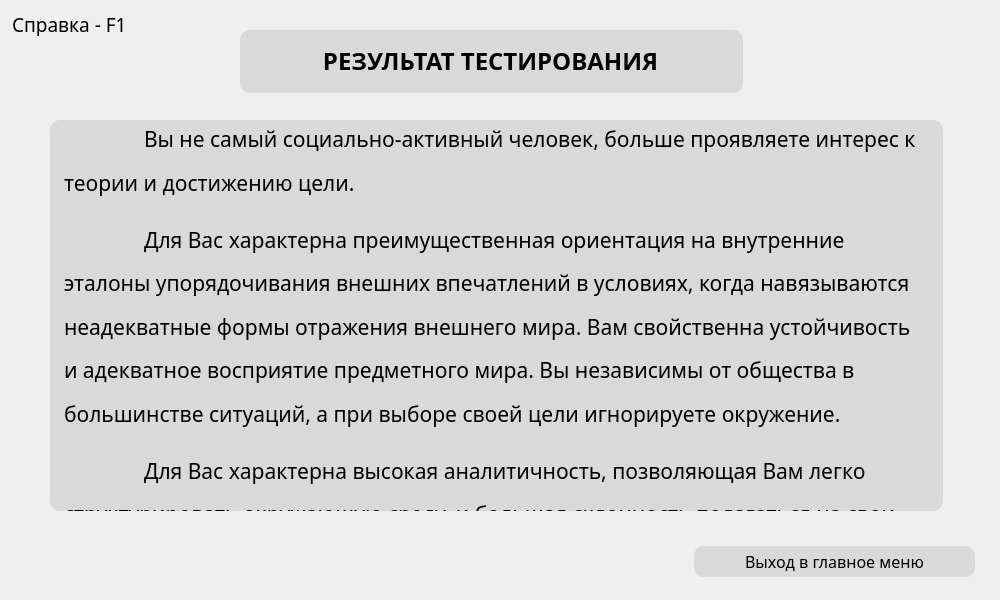
<?xml version="1.0" encoding="UTF-8"?>
<ui version="4.0">
 <class>UserResultTorstonWidget</class>
 <widget class="QWidget" name="UserResultTorstonWidget">
  <property name="geometry">
   <rect>
    <x>0</x>
    <y>0</y>
    <width>1000</width>
    <height>600</height>
   </rect>
  </property>
  <property name="windowTitle">
   <string>Form</string>
  </property>
  <property name="styleSheet">
   <string notr="true">QWidget#UserResultTorstonWidget {
           background-image: url(&quot;:/pictures/back.png&quot;);
}</string>
  </property>
  <widget class="QLabel" name="username">
   <property name="geometry">
    <rect>
     <x>50</x>
     <y>546</y>
     <width>309</width>
     <height>24</height>
    </rect>
   </property>
   <property name="font">
    <font>
     <family>Montserrat Medium</family>
     <pointsize>14</pointsize>
    </font>
   </property>
   <property name="styleSheet">
    <string notr="true">color: rgb(255, 255, 255);</string>
   </property>
   <property name="text">
    <string/>
   </property>
   <property name="alignment">
    <set>Qt::AlignCenter</set>
   </property>
   <property name="margin">
    <number>0</number>
   </property>
  </widget>
  <widget class="QPushButton" name="tothemain">
   <property name="geometry">
    <rect>
     <x>694</x>
     <y>546</y>
     <width>281</width>
     <height>31</height>
    </rect>
   </property>
   <property name="font">
    <font>
     <family>Montserrat Medium</family>
     <pointsize>12</pointsize>
    </font>
   </property>
   <property name="styleSheet">
    <string notr="true">QPushButton {
	border-radius: 10px;
	background-color: rgb(217, 217, 217);
}
QPushButton:hover {
        background-color: rgba(216, 249, 255);
}</string>
   </property>
   <property name="text">
    <string>Выход в главное меню</string>
   </property>
   <property name="shortcut">
    <string>Esc</string>
   </property>
  </widget>
  <widget class="QLabel" name="info">
   <property name="geometry">
    <rect>
     <x>12</x>
     <y>12</y>
     <width>131</width>
     <height>24</height>
    </rect>
   </property>
   <property name="font">
    <font>
     <family>Montserrat Medium</family>
     <pointsize>14</pointsize>
    </font>
   </property>
   <property name="text">
    <string>Справка - F1</string>
   </property>
  </widget>
  <widget class="QWidget" name="SectionResult" native="true">
   <property name="geometry">
    <rect>
     <x>50</x>
     <y>120</y>
     <width>893</width>
     <height>391</height>
    </rect>
   </property>
   <property name="styleSheet">
    <string notr="true">QWidget {
	border-radius: 10px;
	background-color:rgba(217, 217, 217, 1);
}</string>
   </property>
   <widget class="QTextEdit" name="textEdit_2">
    <property name="geometry">
     <rect>
      <x>10</x>
      <y>0</y>
      <width>871</width>
      <height>391</height>
     </rect>
    </property>
    <property name="font">
     <font>
      <family>Montserrat Medium</family>
     </font>
    </property>
    <property name="verticalScrollBarPolicy">
     <enum>Qt::ScrollBarAlwaysOff</enum>
    </property>
    <property name="horizontalScrollBarPolicy">
     <enum>Qt::ScrollBarAlwaysOff</enum>
    </property>
    <property name="readOnly">
     <bool>true</bool>
    </property>
    <property name="html">
     <string>&lt;!DOCTYPE HTML PUBLIC &quot;-//W3C//DTD HTML 4.0//EN&quot; &quot;http://www.w3.org/TR/REC-html40/strict.dtd&quot;&gt;
&lt;html&gt;&lt;head&gt;&lt;meta name=&quot;qrichtext&quot; content=&quot;1&quot; /&gt;&lt;style type=&quot;text/css&quot;&gt;
p, li { white-space: pre-wrap; }
&lt;/style&gt;&lt;/head&gt;&lt;body style=&quot; font-family:'Montserrat Medium'; font-size:8.25pt; font-weight:400; font-style:normal;&quot;&gt;
&lt;p style=&quot; margin-top:12px; margin-bottom:12px; margin-left:0px; margin-right:0px; -qt-block-indent:0; text-indent:0px; line-height:150%;&quot;&gt;&lt;span style=&quot; font-size:16pt; color:#000000;&quot;&gt;	Вы не самый социально-активный человек, больше проявляете интерес к теории и достижению цели. &lt;/span&gt;&lt;/p&gt;
&lt;p style=&quot; margin-top:12px; margin-bottom:12px; margin-left:0px; margin-right:0px; -qt-block-indent:0; text-indent:0px; line-height:150%;&quot;&gt;&lt;span style=&quot; font-size:16pt; color:#000000;&quot;&gt;	Для Вас характерна преимущественная ориентация на внутренние эталоны упорядочивания внешних впечатлений в условиях, когда навязываются неадекватные формы отражения внешнего мира. Вам свойственна устойчивость и адекватное восприятие предметного мира. Вы независимы от общества в большинстве ситуаций, а при выборе своей цели игнорируете окружение. &lt;/span&gt;&lt;/p&gt;
&lt;p style=&quot; margin-top:12px; margin-bottom:12px; margin-left:0px; margin-right:0px; -qt-block-indent:0; text-indent:0px; line-height:150%;&quot;&gt;&lt;span style=&quot; font-size:16pt; color:#000000;&quot;&gt;	Для Вас характерна высокая аналитичность, позволяющая Вам легко структурировать окружающую среду, и большая склонность полагаться на свои собственные оценки, мнения, впечатления.&lt;/span&gt;&lt;/p&gt;&lt;/body&gt;&lt;/html&gt;</string>
    </property>
   </widget>
  </widget>
  <widget class="QWidget" name="Title_2" native="true">
   <property name="geometry">
    <rect>
     <x>240</x>
     <y>30</y>
     <width>503</width>
     <height>63</height>
    </rect>
   </property>
   <property name="font">
    <font>
     <family>Montserrat Medium</family>
     <pointsize>16</pointsize>
    </font>
   </property>
   <property name="styleSheet">
    <string notr="true">QWidget {
	border-radius: 10px;
	background-color:rgba(217, 217, 217, 1);
}</string>
   </property>
   <widget class="QTextEdit" name="YourResult_2">
    <property name="enabled">
     <bool>false</bool>
    </property>
    <property name="geometry">
     <rect>
      <x>0</x>
      <y>10</y>
      <width>501</width>
      <height>51</height>
     </rect>
    </property>
    <property name="font">
     <font>
      <family>Montserrat Medium</family>
      <pointsize>18</pointsize>
      <weight>75</weight>
      <bold>true</bold>
     </font>
    </property>
    <property name="styleSheet">
     <string notr="true">color: rgb(0, 0, 0);</string>
    </property>
    <property name="html">
     <string>&lt;!DOCTYPE HTML PUBLIC &quot;-//W3C//DTD HTML 4.0//EN&quot; &quot;http://www.w3.org/TR/REC-html40/strict.dtd&quot;&gt;
&lt;html&gt;&lt;head&gt;&lt;meta name=&quot;qrichtext&quot; content=&quot;1&quot; /&gt;&lt;style type=&quot;text/css&quot;&gt;
p, li { white-space: pre-wrap; }
&lt;/style&gt;&lt;/head&gt;&lt;body style=&quot; font-family:'Montserrat Medium'; font-size:18pt; font-weight:600; font-style:normal;&quot;&gt;
&lt;p align=&quot;center&quot; style=&quot; margin-top:0px; margin-bottom:0px; margin-left:0px; margin-right:0px; -qt-block-indent:0; text-indent:0px;&quot;&gt;РЕЗУЛЬТАТ ТЕСТИРОВАНИЯ&lt;/p&gt;&lt;/body&gt;&lt;/html&gt;</string>
    </property>
   </widget>
  </widget>
 </widget>
 <resources/>
 <connections/>
</ui>
